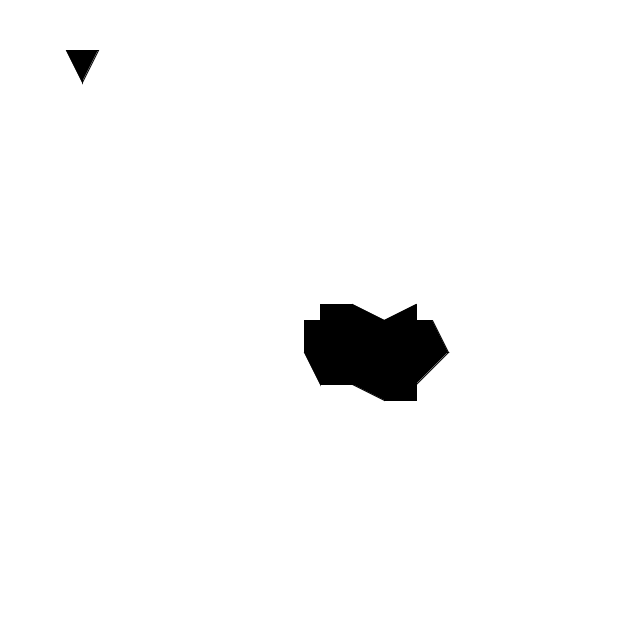
Frame 1 (no input)
Frame 60 (the mouse pressed at the canvas centre just before this capture): identical to frame 1, image omitted
Frame 120 (the mouse held since frame 60 and released just before this capture): identical to frame 1, image omitted

The Processing sketch that drew this single still picture (run headless with seeded random() and noise(); from frame 60 on, the mouse is pressed at the canvas centre):

// Processing sketch: TreeTiling
// ── TreeTiling.pde
ArrayList<Tile> tiles;
int SIZE = 32;

int SQU = 0;

void setup() {
  size(640, 640);
  tiles = new ArrayList<Tile>();
  genTiles();
  
  int[] yeah = {0,0,0,0,1,1,1,1};
  int[] yeah2 = {1,1,1,0,0,0,0,1};
  tiles.add(new Tile(50, 50, yeah));
  tiles.add(new Tile(50 + SIZE, 50, yeah2));
}

void draw() {
  background(255);
  for (Tile t : tiles) {
    t.display();
  }
}

void genTiles() {
  //for (int x = 0; x < width; x += SIZE) {
  //  for (int y = 0; y < height; y += SIZE) {
  //    genTile(x, y);
  //  }
  //}
  genSquares();
  genFill();
  genLastFill();
}

void genTile(float x, float y) {
  //int[] sides = new int[8];
  float r = random(8);
  genTile(x, y, r, r);
}

Tile genTile(float x, float y, float rMin, float rMax) {
  //int[] sides = new int[8];
  float r = random(rMin, rMax);
  Tile t = genTile(x,y, r);
  return t;
}

Tile genTile(float x, float y, float r) {
  //int[] sides = new int[8];
  Tile t = new Tile(x, y, r);
  Tile[] tileArr = getAdjTiles(t);
  t.matchTile(tileArr);
  return t;
}

void genSquares() {
  //0 = a full square
  for (int i = 0; i < 3; i++) {
    for (int j = 0; j < 2; j++) {
      tiles.add(new Tile(320 + i * 32, 320 + 32 * j, SQU));
    }
  }
}

void genFill() {
  for (int i = tiles.size() - 1; i >= 0; i--) {
    Tile t = tiles.get(i);
    //create edges of the trees
    if (t.isSquare()) {
      int num = 1;
      for (int x = -SIZE; x <= SIZE; x += SIZE * 2) {
        float newX = t.x + x;
        if (!containsSquare(newX, t.y)) {
          tiles.add(genTile(newX, t.y, num));
        }
        num++;
      }
      for (int y = -SIZE; y <= SIZE; y += SIZE * 2) {
        float newY = t.y + y;
        if (!containsSquare(t.x, newY)) {
          tiles.add(genTile(t.x, newY, num));
        }
        num++;
      }
    }
  }
}

void genLastFill() {
}

boolean containsSquare(float x, float y) {
  for (Tile t : tiles) {
    if (t.isSquare()) {
      if (t.x == x && t.y == y) {
        return true;
      }
    }
  }
  return false;
}

//returns adjacent tiles (non-square)
Tile[] getAdjTiles(Tile t) {
  Tile[] adjTiles = new Tile[4];

  for (Tile adjT : tiles) {
    int num = 0;
    if (!adjT.isSquare()) {
      //print("r");
      for (float x = -SIZE + t.x; x <= SIZE + t.x; x += SIZE * 2) {
        //print("l");
        if (adjT.x == x && adjT.y == t.y) {
          adjTiles[num] = adjT;
          //print("yay1!");
        }
        num++;
      }
      for (float y = -SIZE + t.y; y <= SIZE + t.y; y += SIZE * 2) {
        if (adjT.y == y && adjT.x == t.x) {
          adjTiles[num] = adjT;
          //print("yay2!");
        }
        num++;
      }
    }
  }
  return adjTiles;
}

void keyPressed() {
  tiles.clear();
  genTiles();
}

// ── Tile.pde

class Tile {
  float x, y;
  //collection of 8 points to represent if each point is connected or not
  int[] verts;
  public Tile(float x_, float y_, int[] verts_) {
    x = x_;
    y = y_;
    verts = verts_;
  }

  public Tile(float x_, float y_, float sideNum) {
    x = x_;
    y = y_;
    verts = genVerts(sideNum);
  }

  void display() {
    fill(0);
    //if(isSquare()){
    //  fill(0,0, 255);
    //}
    //stroke(255, 0, 0);
    pushMatrix();
    translate(x, y);
    beginShape();


    //for(int i : verts){
    // //print(i + ", "); 
    //}
    //println();

    //verts starts at top left and goes ccw
    for (int i = 0; i < 8; i++) {
      if (verts[i] == 1) {
        placeVertex(i);
      }
    }
    endShape(CLOSE);
    popMatrix();
  }

  void placeVertex(int i) {
    switch(i)
    {

    case 0:
      vertex(0, 0);
      break;
    case 1:
      vertex(0, SIZE / 2);
      break;
    case 2:
      vertex(0, SIZE);
      break;
    case 3:
      vertex(SIZE / 2, SIZE);
      break;
    case 4:
      vertex(SIZE, SIZE);
      break;
    case 5:
      vertex(SIZE, SIZE / 2);
      break;
    case 6:
      vertex(SIZE, 0);
      break;
    case 7:
      vertex(SIZE / 2, 0);
      break;
    }
  }

  int[] genVerts(float r) {
    int[] verts = new int[8];

    //square
    if (r == 0) {
      verts = genVerts(0, 7);
    } else {
      int add = (int) random(1, 3);
      int add2 = (int) random(2);
      if (add == add2) {
        //add += 1;
      }
      if (random(1) < .5) {
        verts = genVerts(4-add2, 6 + add);
      } else {
        verts = genVerts(4 - add, 6 + add2 );
      }

      //println(r);

      //right side whole
      if (r == 1) {
      } 
      //left side whole
      else if (r == 2) {
        verts = rotation(verts, 4);
      } 
      //bottom side whole 
      else if (r == 3) {
        verts = rotation(verts, 6);
      } 
      //top side whole
      else if (r == 4) {
        verts = rotation(verts, 2);
      }
    }


    //verts = randomRotation(verts);

    return verts;
  }

  int[] genVerts(int start, int finish) {
    int[] verts = {0, 0, 0, 0, 0, 0, 0, 0};

    for (int i = start; i <= finish; i++) {
      verts[i % 8] = 1;
    }   

    return verts;
  }

  int[] rotation(int[] verts, int r) {
    int[] nVert = new int[8];
    for (int i = r; i < r + nVert.length; i++) {
      nVert[i % nVert.length] = verts[i - r];
    }
    return nVert;
  }

  int[] randomRotation(int[] verts) {
    //rotate(((int) random(4)) * PI / 2);
    return verts;
  }

  boolean isSquare() {
    for (int n : verts) {
      //print(n);
      if (n == 0) {
        return false;
      }
    }
    return true;
  }

  //0 = left, 1 = right, 2 = top, 3 = bottom
  void matchTile(Tile[] tileArr) {
    for (int i = 0; i < 4; i++) {
      Tile adjT = tileArr[i];
      if (adjT != null) {
        //not sure about i == 0
        if(i == 0){
          //matching up this particular side
          for(int n = 4; n <= 6; n++){
            verts[6 - n % 8] = adjT.verts[n % 8];
          }
        }
        else if(i == 1){
          for(int n = 4; n <= 6; n++){
            verts[n] = adjT.verts[6 - n % 8];
          }
          //for(int q = 0; q <= 2; q++){
          //  println(verts[q] == adjT.verts[6 - q]);
          //}
          //verts = genVerts(0, 8);
        }
        else if(i == 2){
          for(int n = 6; n <= 8; n++){
            verts[n % 8] = adjT.verts[(10 - n) % 8];
          }
        }
        else if(i == 3){
          for(int n = 6; n <= 8; n++){
            verts[(10 - n) % 8] = adjT.verts[n % 8];
          }
        }
        println(i);
      }
      //println(tileArr[i]);
    }
  }
}
